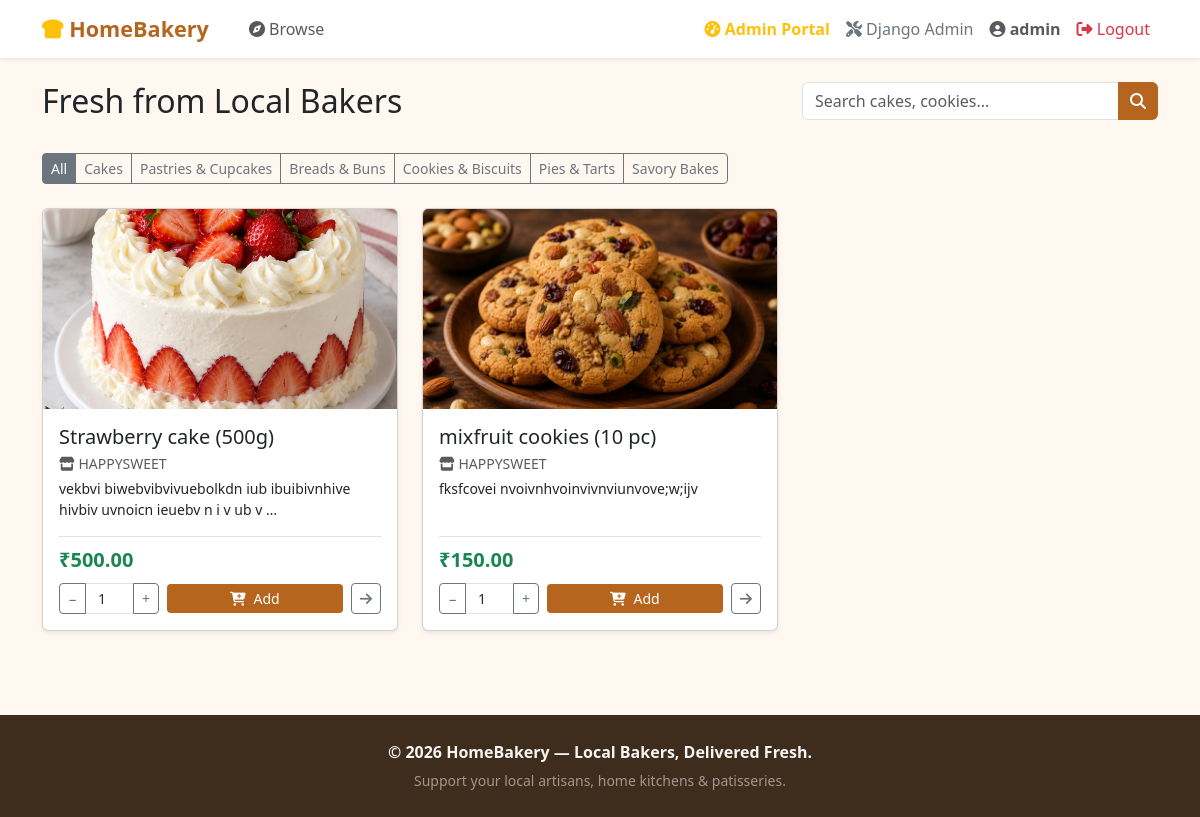
The page / (signed in) on the database its author committed.
### accounts/models.py (models this page shows, shortened)
class User(AbstractUser):
    ROLE_CHOICES = [
        ('customer', 'Customer'),
        ('seller', 'Seller'),
    ]
    role = models.CharField(max_length=10, choices=ROLE_CHOICES)
    phone = models.CharField(max_length=15)
    address = models.TextField(blank=True)
    wallet_balance = models.DecimalField(max_digits=12, decimal_places=2, default=Decimal('0.00'))
    is_email_verified = models.BooleanField(default=False)
    is_phone_verified = models.BooleanField(default=False)

### products/models.py (models this page shows, shortened)
class Category(models.Model):
    name = models.CharField(max_length=50)
    class Meta:
        verbose_name_plural = "Categories"

class Product(models.Model):
    seller = models.ForeignKey(Seller, on_delete=models.CASCADE, related_name='products')
    category = models.ForeignKey(Category, on_delete=models.CASCADE)
    name = models.CharField(max_length=100)
    weight = models.CharField(max_length=50, blank=True, default='', help_text="Weight or piece description (e.g. 1 kg, 500g, 6 pcs, 1 piece)")
    price = models.DecimalField(max_digits=8, decimal_places=2, help_text="Total price for this item")
    unit = models.CharField(max_length=10, default='piece', blank=True)
    description = models.TextField()
    image = models.ImageField(upload_to='products/', blank=True, null=True)
    is_customizable = models.BooleanField(default=False)
    prep_time_hours = models.IntegerField(default=24)
    is_available = models.BooleanField(default=True)
    created_at = models.DateTimeField(auto_now_add=True)
    @property
    def display_name(self):
        if self.weight:
            return f"{self.name} ({self.weight})"
        return self.name

### sellers/models.py (models this page shows, shortened)
class Seller(models.Model):
    STATUS_CHOICES = [
        ('pending', 'Pending'),
        ('approved', 'Approved'),
        ('rejected', 'Rejected'),
    ]
    user = models.OneToOneField(User, on_delete=models.CASCADE)
    business_name = models.CharField(max_length=100)
    fssai_number = models.CharField(max_length=50, blank=True)
    bank_account_number = models.CharField(max_length=50, blank=True)
    ifsc_code = models.CharField(max_length=20, blank=True)
    upi_id = models.CharField(max_length=100, blank=True)
    payment_qr = models.ImageField(upload_to='seller_qrs/', blank=True, null=True)
    wallet_balance = models.DecimalField(max_digits=12, decimal_places=2, default=Decimal('0.00'))
    status = models.CharField(max_length=10, choices=STATUS_CHOICES, default='pending')
    created_at = models.DateTimeField(auto_now_add=True)

### products/views.py (the view)
# urls.py: path('', views.product_list, name='product_list'),
def product_list(request):
    products = Product.objects.filter(seller__status='approved')
    query = request.GET.get('q')
    if query:
        products = products.filter(name__icontains=query.strip())
    category_id = request.GET.get('category')
    if category_id:
        products = products.filter(category_id=category_id)
    categories = Category.objects.all()
    return render(request, 'products/product_list.html', {
        'products': products,
        'categories': categories,
    })

### orders/context_processors.py (called while the page is built)
def cart_context(request):
    if hasattr(request, 'user') and request.user.is_authenticated and getattr(request.user, 'role', '') == 'customer':
        return {
            'cart_item_count': CartItem.objects.filter(customer=request.user).count()
        }
    return {
        'cart_item_count': 0
    }

### templates/products/product_list.html (shortened to what this page needs)
{% extends 'base.html' %}
{% block content %}
<div class="row mb-4">
    <div class="col-md-8">
        <h2>Fresh from Local Bakers</h2>
    </div>
    <div class="col-md-4">
        <form method="GET">
            <div class="input-group">
                <input type="text" name="q" class="form-control" placeholder="Search cakes, cookies..." value="{{ request.GET.q }}">
                <button class="btn btn-bakery" type="submit"><i class="fa-solid fa-search"></i></button>
            </div>
        </form>
    </div>
</div>
<div class="row mb-4">
    <div class="col-12">
        <div class="btn-group flex-wrap" role="group">
            <a href="{% url 'product_list' %}" class="btn btn-outline-secondary btn-sm {% if not request.GET.category %}active{% endif %}">All</a>
            {% for category in categories %}
                <a href="?category={{ category.id }}" class="btn btn-outline-secondary btn-sm {% if request.GET.category == category.id|stringformat:'s' %}active{% endif %}">{{ category.name }}</a>
            {% endfor %}
        </div>
    </div>
</div>
<div class="row g-4">
    {% for product in products %}
    <div class="col-md-4 col-sm-6">
        <div class="card card-product h-100 shadow-sm">
            {% if product.image %}
                <img src="{{ product.image.url }}" class="card-img-top" style="height:200px; object-fit:cover;" alt="{{ product.name }}">
            {% else %}
                <div class="bg-light d-flex align-items-center justify-content-center" style="height:200px;">
                    <i class="fa-solid fa-cake-candles fa-3x text-muted"></i>
                </div>
            {% endif %}
            <div class="card-body d-flex flex-column">
                <h5 class="card-title mb-1">{{ product.display_name }}</h5>
                <p class="text-muted small mb-1"><i class="fa-solid fa-store"></i> {{ product.seller.business_name }}</p>
                <p class="card-text small">{{ product.description|truncatewords:12 }}</p>
                <div class="mt-auto pt-2 border-top">
                    <div class="d-flex justify-content-between align-items-center mb-2">
                        <span class="fw-bold text-success fs-5">₹{{ product.price }}</span>
                    </div>
                    {% if product.is_available %}
                        {% if user.is_authenticated and user.role == 'seller' %}
                            <a href="{% url 'product_detail' product.id %}" class="btn btn-outline-secondary btn-sm w-100">
                                <i class="fa-solid fa-eye me-1"></i> View Details
                            </a>
                        {% else %}
                            <form method="POST" action="{% url 'add_to_cart' product.id %}" class="d-flex gap-2 align-items-center">
                                <div class="input-group input-group-sm" style="width: 100px;">
                                    <button type="button" class="btn btn-outline-secondary px-2" onclick="changeCardQty('qty_{{ product.id }}', -1)">−</button>
                                    <input type="number" name="quantity" id="qty_{{ product.id }}" value="1" min="1" step="1" class="form-control text-center px-1" required>
                                    <button type="button" class="btn btn-outline-secondary px-2" onclick="changeCardQty('qty_{{ product.id }}', 1)">+</button>
                                </div>
                                <button type="submit" class="btn btn-bakery btn-sm flex-grow-1" title="Add to Cart">
                                    <i class="fa-solid fa-cart-plus me-1"></i> Add
                                </button>
                                <a href="{% url 'product_detail' product.id %}" class="btn btn-outline-secondary btn-sm" title="View details & reviews">
                                    <i class="fa-solid fa-arrow-right"></i>
                                </a>
                            </form>
                        {% endif %}
                    {% endif %}
                </div>
            </div>
        </div>
    </div>
    {% empty %}
        <div class="col-12 text-center text-muted py-5">
            <i class="fa-solid fa-box-open fa-3x mb-3"></i>
            <p>No products found.</p>
        </div>
    {% endfor %}
</div>
{% endblock %}

### templates/base.html (shortened to what this page needs)
<!DOCTYPE html>
{% load static %}
<html lang="en">
<head>
    <link href="https://cdn.jsdelivr.net/npm/bootstrap@5.3.3/dist/css/bootstrap.min.css" rel="stylesheet">
    <link href="https://cdnjs.cloudflare.com/ajax/libs/font-awesome/6.5.1/css/all.min.css" rel="stylesheet">
</head>
<body>
<nav class="navbar navbar-expand-lg navbar-light bg-white shadow-sm sticky-top">
    <div class="container">
        <a class="navbar-brand" href="{% url 'product_list' %}"><i class="fa-solid fa-bread-slice text-warning"></i> HomeBakery</a>
        <div class="collapse navbar-collapse" id="navMenu">
            <ul class="navbar-nav me-auto ms-3">
                <li class="nav-item"><a class="nav-link" href="{% url 'product_list' %}"><i class="fa-solid fa-compass"></i> Browse</a></li>
            </ul>
            <ul class="navbar-nav ms-auto align-items-lg-center">
                {% if user.is_authenticated %}
                    {% if user.is_staff or user.is_superuser %}
                        <li class="nav-item">
                            <a class="nav-link fw-semibold text-warning" href="{% url 'admin_dashboard' %}">
                                <i class="fa-solid fa-gauge-high"></i> Admin Portal
                            </a>
                        </li>
                        <li class="nav-item">
                            <a class="nav-link text-secondary" href="/admin/" target="_blank">
                                <i class="fa-solid fa-screwdriver-wrench"></i> Django Admin
                            </a>
                        </li>
                    {% endif %}
                    <li class="nav-item dropdown">
                        <span class="nav-link fw-semibold"><i class="fa-solid fa-circle-user text-muted"></i> {{ user.username }}</span>
                    </li>
                    <li class="nav-item"><a class="nav-link text-danger" href="{% url 'logout' %}"><i class="fa-solid fa-right-from-bracket"></i> Logout</a></li>
                {% else %}
                    <li class="nav-item"><a class="nav-link" href="{% url 'login' %}">Login</a></li>
                    <li class="nav-item"><a class="btn btn-bakery text-white px-3 ms-lg-2" href="{% url 'register' %}">Register</a></li>
                {% endif %}
            </ul>
        </div>
    </div>
</nav>
<div class="container py-4 main-container">
    {% block content %}{% endblock %}
</div>
<footer class="text-center">
    <div class="container">
        <p class="mb-1 fw-semibold">&copy; {% now "Y" %} HomeBakery — Local Bakers, Delivered Fresh.</p>
        <small class="text-white-50">Support your local artisans, home kitchens &amp; patisseries.</small>
    </div>
</footer>
</body>
</html>

### templates/base.html (style rules this page uses)
body { background-color: #fff8f0; min-height: 100vh; display: flex; flex-direction: column; }
.main-container { flex: 1; }
.navbar-brand { font-weight: bold; color: #b5651d !important; font-size: 1.35rem; }
.btn-bakery { background-color: #b5651d; color: white; border: none; }
.card-product { transition: transform 0.15s ease-in-out; }
footer { background-color: #3e2c1c; color: #f5f5f5; padding: 25px 0; margin-top: 60px; }

### rows shown on the page
User: username "admin"
Category: name "Cakes"
Category: name "Pastries & Cupcakes"
Category: name "Breads & Buns"
Category: name "Cookies & Biscuits"
Category: name "Pies & Tarts"
Category: name "Savory Bakes"
Product: image (picture), display_name "Strawberry cake (500g)", seller.business_name "HAPPYSWEET", description "vekbvi biwebvibvivuebolkdn iub ibuibivnhive hivbiv uvnoicn ieuebv n i v ub v …", price "500.00"
Product: image (picture), display_name "mixfruit cookies (10 pc)", seller.business_name "HAPPYSWEET", description "fksfcovei nvoivnhvoinvivnviunvove;w;ijv", price "150.00"
